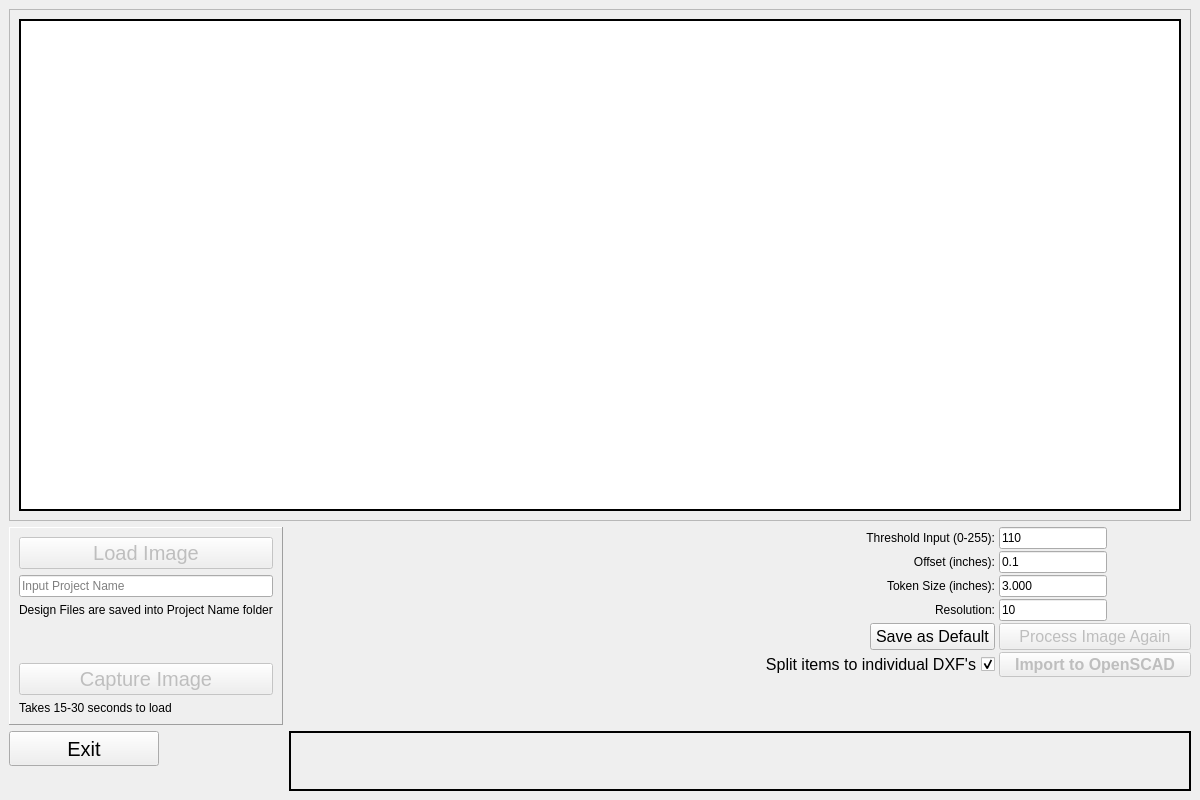
<?xml version="1.0" encoding="UTF-8"?>
<ui version="4.0">
 <class>MainWindow</class>
 <widget class="QMainWindow" name="MainWindow">
  <property name="geometry">
   <rect>
    <x>0</x>
    <y>0</y>
    <width>1200</width>
    <height>800</height>
   </rect>
  </property>
  <property name="sizePolicy">
   <sizepolicy hsizetype="Maximum" vsizetype="Preferred">
    <horstretch>0</horstretch>
    <verstretch>0</verstretch>
   </sizepolicy>
  </property>
  <property name="minimumSize">
   <size>
    <width>1200</width>
    <height>0</height>
   </size>
  </property>
  <property name="windowTitle">
   <string>Image to DXF Converter</string>
  </property>
  <widget class="QWidget" name="centralwidget">
   <layout class="QFormLayout" name="formLayout">
    <item row="0" column="0" colspan="2">
     <widget class="QFrame" name="frame_2">
      <property name="sizePolicy">
       <sizepolicy hsizetype="Expanding" vsizetype="Expanding">
        <horstretch>0</horstretch>
        <verstretch>0</verstretch>
       </sizepolicy>
      </property>
      <property name="minimumSize">
       <size>
        <width>0</width>
        <height>450</height>
       </size>
      </property>
      <property name="frameShape">
       <enum>QFrame::Shape::StyledPanel</enum>
      </property>
      <property name="frameShadow">
       <enum>QFrame::Shadow::Raised</enum>
      </property>
      <layout class="QHBoxLayout" name="horizontalLayout">
       <item>
        <widget class="QGraphicsView" name="canvas">
         <property name="sizePolicy">
          <sizepolicy hsizetype="Expanding" vsizetype="Expanding">
           <horstretch>0</horstretch>
           <verstretch>0</verstretch>
          </sizepolicy>
         </property>
         <property name="minimumSize">
          <size>
           <width>785</width>
           <height>300</height>
          </size>
         </property>
         <property name="styleSheet">
          <string notr="true">border: 2px solid black;</string>
         </property>
         <property name="frameShape">
          <enum>QFrame::Shape::Panel</enum>
         </property>
        </widget>
       </item>
      </layout>
     </widget>
    </item>
    <item row="1" column="0">
     <widget class="QFrame" name="frame">
      <property name="enabled">
       <bool>true</bool>
      </property>
      <property name="frameShape">
       <enum>QFrame::Shape::Panel</enum>
      </property>
      <property name="frameShadow">
       <enum>QFrame::Shadow::Raised</enum>
      </property>
      <layout class="QGridLayout" name="gridLayout_3">
       <item row="3" column="0">
        <spacer name="verticalSpacer_2">
         <property name="orientation">
          <enum>Qt::Orientation::Vertical</enum>
         </property>
         <property name="sizeHint" stdset="0">
          <size>
           <width>20</width>
           <height>40</height>
          </size>
         </property>
        </spacer>
       </item>
       <item row="1" column="0">
        <widget class="QLineEdit" name="lineEdit">
         <property name="inputMask">
          <string/>
         </property>
         <property name="text">
          <string/>
         </property>
         <property name="placeholderText">
          <string>Input Project Name</string>
         </property>
        </widget>
       </item>
       <item row="2" column="0">
        <widget class="QLabel" name="label">
         <property name="text">
          <string>Design Files are saved into Project Name folder</string>
         </property>
        </widget>
       </item>
       <item row="0" column="0">
        <widget class="QPushButton" name="load_button">
         <property name="enabled">
          <bool>false</bool>
         </property>
         <property name="minimumSize">
          <size>
           <width>0</width>
           <height>28</height>
          </size>
         </property>
         <property name="font">
          <font>
           <pointsize>15</pointsize>
          </font>
         </property>
         <property name="text">
          <string>Load Image</string>
         </property>
        </widget>
       </item>
       <item row="4" column="0">
        <widget class="QPushButton" name="captureImage">
         <property name="enabled">
          <bool>false</bool>
         </property>
         <property name="minimumSize">
          <size>
           <width>0</width>
           <height>28</height>
          </size>
         </property>
         <property name="font">
          <font>
           <pointsize>15</pointsize>
          </font>
         </property>
         <property name="text">
          <string>Capture Image</string>
         </property>
        </widget>
       </item>
       <item row="5" column="0">
        <widget class="QLabel" name="label_2">
         <property name="text">
          <string>Takes 15-30 seconds to load</string>
         </property>
        </widget>
       </item>
      </layout>
     </widget>
    </item>
    <item row="3" column="0">
     <widget class="QPushButton" name="exit_button">
      <property name="minimumSize">
       <size>
        <width>150</width>
        <height>35</height>
       </size>
      </property>
      <property name="font">
       <font>
        <pointsize>15</pointsize>
       </font>
      </property>
      <property name="text">
       <string>Exit</string>
      </property>
     </widget>
    </item>
    <item row="3" column="1">
     <widget class="QLabel" name="console_text">
      <property name="sizePolicy">
       <sizepolicy hsizetype="Preferred" vsizetype="Minimum">
        <horstretch>0</horstretch>
        <verstretch>0</verstretch>
       </sizepolicy>
      </property>
      <property name="minimumSize">
       <size>
        <width>0</width>
        <height>60</height>
       </size>
      </property>
      <property name="styleSheet">
       <string notr="true">border: 2px solid black;</string>
      </property>
      <property name="wordWrap">
       <bool>true</bool>
      </property>
     </widget>
    </item>
    <item row="1" column="1">
     <layout class="QGridLayout" name="gridLayout" rowstretch="0,0,0,0,0,0">
      <property name="horizontalSpacing">
       <number>4</number>
      </property>
      <property name="verticalSpacing">
       <number>2</number>
      </property>
      <item row="0" column="0">
       <widget class="QLabel" name="label_threshold">
        <property name="sizePolicy">
         <sizepolicy hsizetype="MinimumExpanding" vsizetype="Preferred">
          <horstretch>0</horstretch>
          <verstretch>0</verstretch>
         </sizepolicy>
        </property>
        <property name="minimumSize">
         <size>
          <width>0</width>
          <height>0</height>
         </size>
        </property>
        <property name="text">
         <string>Threshold Input (0-255):</string>
        </property>
        <property name="alignment">
         <set>Qt::AlignmentFlag::AlignRight|Qt::AlignmentFlag::AlignTrailing|Qt::AlignmentFlag::AlignVCenter</set>
        </property>
       </widget>
      </item>
      <item row="0" column="1">
       <widget class="QLineEdit" name="threshold_entry">
        <property name="sizePolicy">
         <sizepolicy hsizetype="Fixed" vsizetype="Fixed">
          <horstretch>0</horstretch>
          <verstretch>0</verstretch>
         </sizepolicy>
        </property>
        <property name="minimumSize">
         <size>
          <width>100</width>
          <height>0</height>
         </size>
        </property>
        <property name="text">
         <string>110</string>
        </property>
       </widget>
      </item>
      <item row="5" column="1">
       <widget class="QPushButton" name="import_button">
        <property name="enabled">
         <bool>false</bool>
        </property>
        <property name="minimumSize">
         <size>
          <width>0</width>
          <height>20</height>
         </size>
        </property>
        <property name="font">
         <font>
          <pointsize>12</pointsize>
          <bold>true</bold>
         </font>
        </property>
        <property name="text">
         <string>Import to OpenSCAD</string>
        </property>
       </widget>
      </item>
      <item row="3" column="0">
       <widget class="QLabel" name="label_resolution">
        <property name="sizePolicy">
         <sizepolicy hsizetype="MinimumExpanding" vsizetype="Preferred">
          <horstretch>0</horstretch>
          <verstretch>0</verstretch>
         </sizepolicy>
        </property>
        <property name="text">
         <string>Resolution:</string>
        </property>
        <property name="alignment">
         <set>Qt::AlignmentFlag::AlignRight|Qt::AlignmentFlag::AlignTrailing|Qt::AlignmentFlag::AlignVCenter</set>
        </property>
       </widget>
      </item>
      <item row="1" column="0">
       <widget class="QLabel" name="label_offset">
        <property name="sizePolicy">
         <sizepolicy hsizetype="MinimumExpanding" vsizetype="Preferred">
          <horstretch>0</horstretch>
          <verstretch>0</verstretch>
         </sizepolicy>
        </property>
        <property name="text">
         <string>Offset (inches):</string>
        </property>
        <property name="alignment">
         <set>Qt::AlignmentFlag::AlignRight|Qt::AlignmentFlag::AlignTrailing|Qt::AlignmentFlag::AlignVCenter</set>
        </property>
       </widget>
      </item>
      <item row="4" column="0">
       <widget class="QPushButton" name="SaveDefault">
        <property name="maximumSize">
         <size>
          <width>125</width>
          <height>16777215</height>
         </size>
        </property>
        <property name="font">
         <font>
          <pointsize>12</pointsize>
          <bold>false</bold>
         </font>
        </property>
        <property name="layoutDirection">
         <enum>Qt::LayoutDirection::RightToLeft</enum>
        </property>
        <property name="autoFillBackground">
         <bool>false</bool>
        </property>
        <property name="text">
         <string>Save as Default</string>
        </property>
        <property name="autoRepeat">
         <bool>false</bool>
        </property>
       </widget>
      </item>
      <item row="2" column="0">
       <widget class="QLabel" name="label_token">
        <property name="sizePolicy">
         <sizepolicy hsizetype="MinimumExpanding" vsizetype="Preferred">
          <horstretch>0</horstretch>
          <verstretch>0</verstretch>
         </sizepolicy>
        </property>
        <property name="text">
         <string>Token Size (inches):</string>
        </property>
        <property name="alignment">
         <set>Qt::AlignmentFlag::AlignRight|Qt::AlignmentFlag::AlignTrailing|Qt::AlignmentFlag::AlignVCenter</set>
        </property>
       </widget>
      </item>
      <item row="4" column="1">
       <widget class="QPushButton" name="process_button">
        <property name="enabled">
         <bool>false</bool>
        </property>
        <property name="sizePolicy">
         <sizepolicy hsizetype="Fixed" vsizetype="Fixed">
          <horstretch>0</horstretch>
          <verstretch>0</verstretch>
         </sizepolicy>
        </property>
        <property name="minimumSize">
         <size>
          <width>192</width>
          <height>20</height>
         </size>
        </property>
        <property name="maximumSize">
         <size>
          <width>250</width>
          <height>16777215</height>
         </size>
        </property>
        <property name="font">
         <font>
          <pointsize>12</pointsize>
         </font>
        </property>
        <property name="layoutDirection">
         <enum>Qt::LayoutDirection::LeftToRight</enum>
        </property>
        <property name="autoFillBackground">
         <bool>false</bool>
        </property>
        <property name="text">
         <string>Process Image Again</string>
        </property>
       </widget>
      </item>
      <item row="2" column="1">
       <widget class="QLineEdit" name="token_entry">
        <property name="sizePolicy">
         <sizepolicy hsizetype="Fixed" vsizetype="Fixed">
          <horstretch>0</horstretch>
          <verstretch>0</verstretch>
         </sizepolicy>
        </property>
        <property name="minimumSize">
         <size>
          <width>100</width>
          <height>0</height>
         </size>
        </property>
        <property name="text">
         <string>3.000</string>
        </property>
       </widget>
      </item>
      <item row="3" column="1">
       <widget class="QLineEdit" name="resolution_entry">
        <property name="sizePolicy">
         <sizepolicy hsizetype="Fixed" vsizetype="Fixed">
          <horstretch>0</horstretch>
          <verstretch>0</verstretch>
         </sizepolicy>
        </property>
        <property name="minimumSize">
         <size>
          <width>100</width>
          <height>0</height>
         </size>
        </property>
        <property name="text">
         <string>10</string>
        </property>
       </widget>
      </item>
      <item row="1" column="1">
       <widget class="QLineEdit" name="offset_entry">
        <property name="sizePolicy">
         <sizepolicy hsizetype="Fixed" vsizetype="Fixed">
          <horstretch>0</horstretch>
          <verstretch>0</verstretch>
         </sizepolicy>
        </property>
        <property name="minimumSize">
         <size>
          <width>100</width>
          <height>0</height>
         </size>
        </property>
        <property name="text">
         <string>0.1</string>
        </property>
       </widget>
      </item>
      <item row="5" column="0">
       <widget class="QCheckBox" name="splitDXF">
        <property name="enabled">
         <bool>true</bool>
        </property>
        <property name="minimumSize">
         <size>
          <width>0</width>
          <height>0</height>
         </size>
        </property>
        <property name="sizeIncrement">
         <size>
          <width>0</width>
          <height>0</height>
         </size>
        </property>
        <property name="baseSize">
         <size>
          <width>0</width>
          <height>0</height>
         </size>
        </property>
        <property name="font">
         <font>
          <pointsize>12</pointsize>
         </font>
        </property>
        <property name="layoutDirection">
         <enum>Qt::LayoutDirection::RightToLeft</enum>
        </property>
        <property name="text">
         <string>Split items to individual DXF's</string>
        </property>
        <property name="iconSize">
         <size>
          <width>0</width>
          <height>0</height>
         </size>
        </property>
        <property name="checked">
         <bool>true</bool>
        </property>
        <property name="tristate">
         <bool>false</bool>
        </property>
       </widget>
      </item>
     </layout>
    </item>
   </layout>
  </widget>
 </widget>
 <tabstops>
  <tabstop>canvas</tabstop>
  <tabstop>load_button</tabstop>
  <tabstop>offset_entry</tabstop>
  <tabstop>token_entry</tabstop>
  <tabstop>resolution_entry</tabstop>
  <tabstop>threshold_entry</tabstop>
 </tabstops>
 <resources/>
 <connections/>
</ui>
